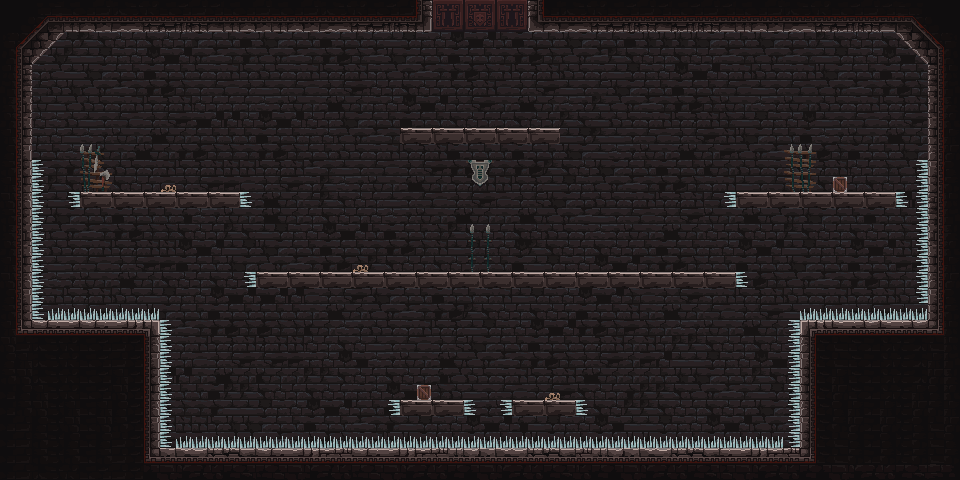

Rendered tile map (Tiled .tmx) drawn with the repository's tilesets; below, a short description and the map source with its tile grids summarised:
An orthogonal 60x30 tile map with 16x16 px tiles, 5 tile layers (backbackground, background, main, decor, ...), 3 tilesets.

<map version="1.4" tiledversion="1.4.3" orientation="orthogonal" renderorder="right-down" width="60" height="30" tilewidth="16" tileheight="16" infinite="0" nextlayerid="6" nextobjectid="1">
 <tileset firstgid="1" source="tsx/main_lev_build.tsx" />
 <tileset firstgid="10241" source="tsx/background4a.tsx" />
 <tileset firstgid="12041" source="tsx/other_and_decorative.tsx" />
 <layer id="1" name="backbackground" width="60" height="30">
  <data>[1800 cells, 0 non-empty, 0 distinct tile ids]</data>
 </layer>
 <layer id="2" name="background" width="60" height="30">
  <data>[1800 cells, 1800 non-empty, 49 distinct tile ids]</data>
 </layer>
 <layer id="3" name="main" width="60" height="30">
  <data>[1800 cells, 1800 non-empty, 120 distinct tile ids]</data>
 </layer>
 <layer id="4" name="decor" width="60" height="30">
  <data>[1800 cells, 1800 non-empty, 26 distinct tile ids]</data>
 </layer>
 <layer id="5" name="closedroom" width="60" height="30">
  <data>[1800 cells, 1800 non-empty, 9 distinct tile ids]</data>
 </layer>
</map>
